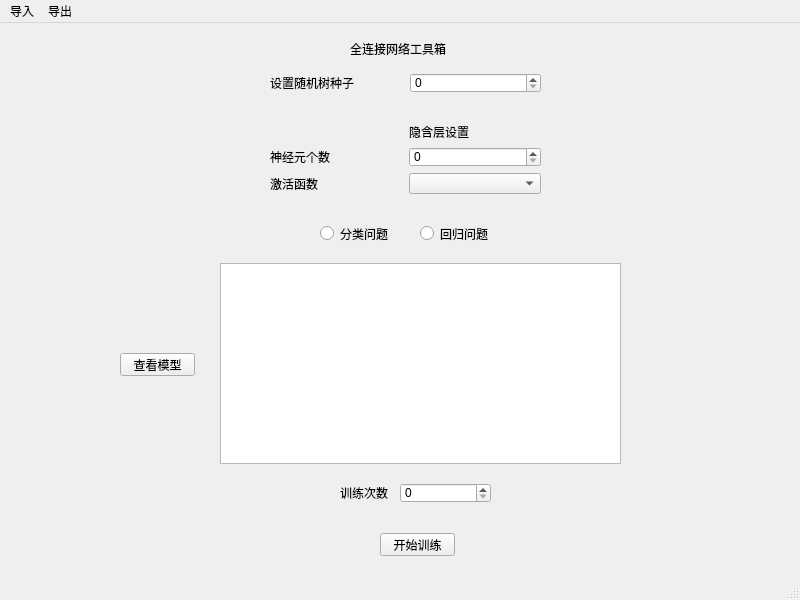
<?xml version="1.0" encoding="UTF-8"?>
<ui version="4.0">
 <class>MainWindow</class>
 <widget class="QMainWindow" name="MainWindow">
  <property name="geometry">
   <rect>
    <x>0</x>
    <y>0</y>
    <width>800</width>
    <height>600</height>
   </rect>
  </property>
  <property name="windowTitle">
   <string>MainWindow</string>
  </property>
  <widget class="QWidget" name="centralwidget">
   <widget class="QLabel" name="label_2">
    <property name="geometry">
     <rect>
      <x>350</x>
      <y>10</y>
      <width>101</width>
      <height>31</height>
     </rect>
    </property>
    <property name="text">
     <string>全连接网络工具箱</string>
    </property>
   </widget>
   <widget class="QWidget" name="gridLayoutWidget">
    <property name="enabled">
     <bool>true</bool>
    </property>
    <property name="geometry">
     <rect>
      <x>270</x>
      <y>100</y>
      <width>271</width>
      <height>71</height>
     </rect>
    </property>
    <layout class="QGridLayout" name="gridLayout">
     <item row="1" column="0">
      <widget class="QLabel" name="label">
       <property name="enabled">
        <bool>true</bool>
       </property>
       <property name="text">
        <string>神经元个数</string>
       </property>
      </widget>
     </item>
     <item row="2" column="0">
      <widget class="QLabel" name="label_3">
       <property name="enabled">
        <bool>true</bool>
       </property>
       <property name="text">
        <string>激活函数</string>
       </property>
      </widget>
     </item>
     <item row="2" column="1">
      <widget class="QComboBox" name="comboBox">
       <property name="enabled">
        <bool>true</bool>
       </property>
       <item>
        <property name="text">
         <string/>
        </property>
       </item>
       <item>
        <property name="text">
         <string>Sigmoid</string>
        </property>
       </item>
       <item>
        <property name="text">
         <string>Tanh</string>
        </property>
       </item>
       <item>
        <property name="text">
         <string>ReLU</string>
        </property>
       </item>
      </widget>
     </item>
     <item row="1" column="1">
      <widget class="QSpinBox" name="spinBox">
       <property name="enabled">
        <bool>true</bool>
       </property>
      </widget>
     </item>
     <item row="0" column="1">
      <widget class="QLabel" name="label_4">
       <property name="enabled">
        <bool>true</bool>
       </property>
       <property name="text">
        <string>隐含层设置</string>
       </property>
      </widget>
     </item>
    </layout>
   </widget>
   <widget class="QTextBrowser" name="textBrowser">
    <property name="geometry">
     <rect>
      <x>220</x>
      <y>240</y>
      <width>401</width>
      <height>201</height>
     </rect>
    </property>
    <property name="html">
     <string>&lt;!DOCTYPE HTML PUBLIC &quot;-//W3C//DTD HTML 4.0//EN&quot; &quot;http://www.w3.org/TR/REC-html40/strict.dtd&quot;&gt;
&lt;html&gt;&lt;head&gt;&lt;meta name=&quot;qrichtext&quot; content=&quot;1&quot; /&gt;&lt;style type=&quot;text/css&quot;&gt;
p, li { white-space: pre-wrap; }
&lt;/style&gt;&lt;/head&gt;&lt;body style=&quot; font-family:'SimSun'; font-size:9pt; font-weight:400; font-style:normal;&quot;&gt;
&lt;p style=&quot;-qt-paragraph-type:empty; margin-top:0px; margin-bottom:0px; margin-left:0px; margin-right:0px; -qt-block-indent:0; text-indent:0px;&quot;&gt;&lt;br /&gt;&lt;/p&gt;&lt;/body&gt;&lt;/html&gt;</string>
    </property>
   </widget>
   <widget class="QSpinBox" name="spinBox_2">
    <property name="enabled">
     <bool>true</bool>
    </property>
    <property name="geometry">
     <rect>
      <x>410</x>
      <y>50</y>
      <width>131</width>
      <height>20</height>
     </rect>
    </property>
   </widget>
   <widget class="QLabel" name="label_5">
    <property name="enabled">
     <bool>true</bool>
    </property>
    <property name="geometry">
     <rect>
      <x>270</x>
      <y>50</y>
      <width>132</width>
      <height>20</height>
     </rect>
    </property>
    <property name="text">
     <string>设置随机树种子</string>
    </property>
   </widget>
   <widget class="QPushButton" name="pushButton">
    <property name="geometry">
     <rect>
      <x>120</x>
      <y>330</y>
      <width>75</width>
      <height>23</height>
     </rect>
    </property>
    <property name="text">
     <string>查看模型</string>
    </property>
   </widget>
   <widget class="QPushButton" name="pushButton_2">
    <property name="geometry">
     <rect>
      <x>380</x>
      <y>510</y>
      <width>75</width>
      <height>23</height>
     </rect>
    </property>
    <property name="text">
     <string>开始训练</string>
    </property>
   </widget>
   <widget class="QRadioButton" name="radioButton">
    <property name="geometry">
     <rect>
      <x>320</x>
      <y>200</y>
      <width>91</width>
      <height>21</height>
     </rect>
    </property>
    <property name="text">
     <string>分类问题</string>
    </property>
   </widget>
   <widget class="QRadioButton" name="radioButton_2">
    <property name="geometry">
     <rect>
      <x>420</x>
      <y>200</y>
      <width>91</width>
      <height>21</height>
     </rect>
    </property>
    <property name="text">
     <string>回归问题</string>
    </property>
   </widget>
   <widget class="QSpinBox" name="spinBox_3">
    <property name="enabled">
     <bool>true</bool>
    </property>
    <property name="geometry">
     <rect>
      <x>400</x>
      <y>460</y>
      <width>91</width>
      <height>20</height>
     </rect>
    </property>
   </widget>
   <widget class="QLabel" name="label_6">
    <property name="enabled">
     <bool>true</bool>
    </property>
    <property name="geometry">
     <rect>
      <x>340</x>
      <y>460</y>
      <width>61</width>
      <height>20</height>
     </rect>
    </property>
    <property name="text">
     <string>训练次数</string>
    </property>
   </widget>
  </widget>
  <widget class="QMenuBar" name="menubar">
   <property name="geometry">
    <rect>
     <x>0</x>
     <y>0</y>
     <width>800</width>
     <height>23</height>
    </rect>
   </property>
   <widget class="QMenu" name="menu">
    <property name="title">
     <string>导入</string>
    </property>
    <addaction name="action"/>
    <addaction name="action_2"/>
    <addaction name="separator"/>
   </widget>
   <widget class="QMenu" name="menu_2">
    <property name="title">
     <string>导出</string>
    </property>
    <addaction name="action_4"/>
    <addaction name="action_5"/>
   </widget>
   <addaction name="menu"/>
   <addaction name="menu_2"/>
  </widget>
  <widget class="QStatusBar" name="statusbar"/>
  <action name="action">
   <property name="text">
    <string>导入-训练集输入</string>
   </property>
  </action>
  <action name="action_2">
   <property name="text">
    <string>导入-训练集输出</string>
   </property>
  </action>
  <action name="action_4">
   <property name="text">
    <string>导出模型</string>
   </property>
  </action>
  <action name="action_5">
   <property name="text">
    <string>导出学习曲线</string>
   </property>
  </action>
 </widget>
 <resources/>
 <connections/>
</ui>
